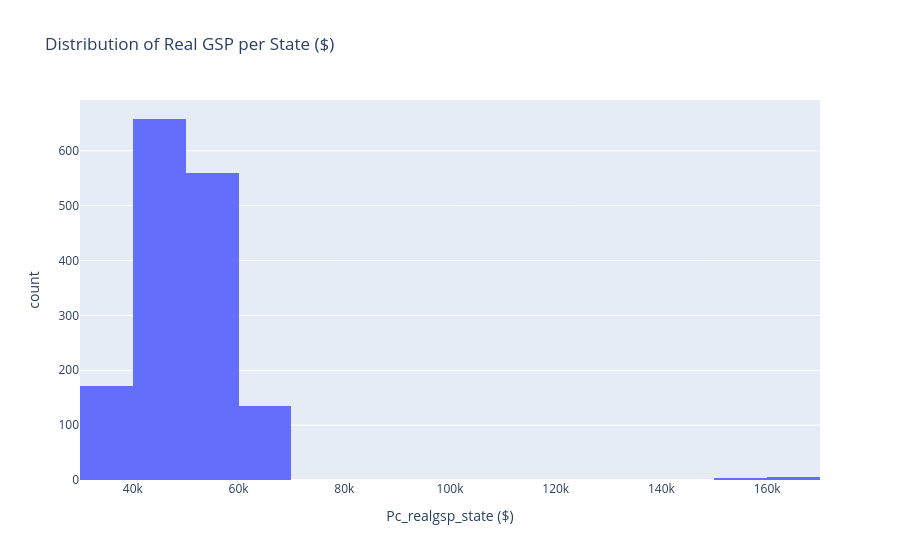

The notebook cell this image was saved under:
### Code cell
fig = px.histogram(
    cleaned_df,
    x="Pc_realgsp_state ($)",
    nbins=20,
    title="Distribution of Real GSP per State ($)",
)
fig.show()
# fig.write_html(
#     "/Users/wuyuming/Desktop/proj_4/proj04_page/graph/dist_of_real_GSP_per_state.html"
# )

### Figure 1 — Plotly figure (JSON) as saved in the notebook; plotly's stock layout.template omitted (floating-point values rounded to 4 significant figures; data arrays with more than 128 entries replaced by an {"elided": "..."} marker saying what was removed)
{"data": [{"alignmentgroup": "True", "bingroup": "x", "hovertemplate": "Pc_realgsp_state ($)=%{x}<br>count=%{y}<extra></extra>", "legendgroup": "", "marker": {"color": "#636efa", "pattern": {"shape": ""}}, "name": "", "nbinsx": 20, "offsetgroup": "", "orientation": "v", "showlegend": false, "type": "histogram", "x": {"elided": "1534 int values"}, "xaxis": "x", "yaxis": "y"}], "layout": {"barmode": "relative", "legend": {"tracegroupgap": 0}, "title": {"text": "Distribution of Real GSP per State ($)"}, "xaxis": {"anchor": "y", "domain": [0, 1], "title": {"text": "Pc_realgsp_state ($)"}}, "yaxis": {"anchor": "x", "domain": [0, 1], "title": {"text": "count"}}}}
